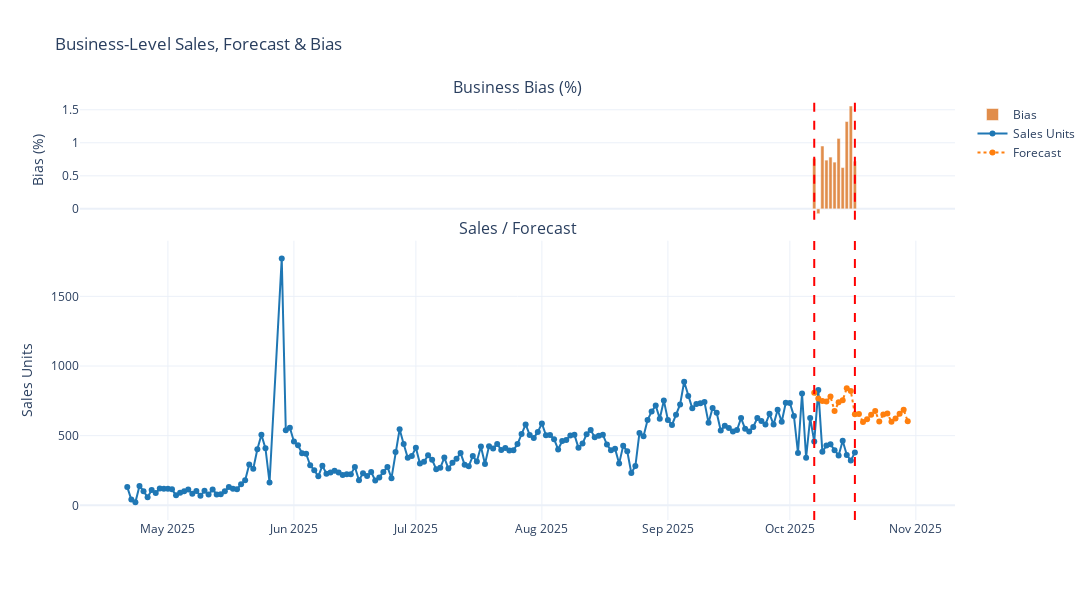

Source (notebook cell):
### Markdown cell above
# Business Summary

### Code cell
pdf, plot = FEVAL.plot_business_level(validation_data, EVALUATION_START_DATE=EVALUATION_START_DATE, EVALUATION_END_DATE=EVALUATION_END_DATE)
plot.show()

### Figure 1 — Plotly figure (JSON) as saved in the notebook; plotly's stock layout.template omitted (floating-point values rounded to 4 significant figures; data arrays with more than 128 entries replaced by an {"elided": "..."} marker saying what was removed)
{"data": [{"marker": {"color": "#D55E00"}, "name": "Bias", "opacity": 0.7, "type": "bar", "x": {"elided": "191 str values"}, "xaxis": "x", "y": {"elided": "191 float values"}, "yaxis": "y"}, {"line": {"color": "#1f77b4"}, "mode": "lines+markers", "name": "Sales Units", "type": "scatter", "x": {"elided": "191 str values"}, "xaxis": "x2", "y": {"elided": "191 int values"}, "yaxis": "y2"}, {"line": {"color": "#ff7f0e", "dash": "dot"}, "mode": "lines+markers", "name": "Forecast", "type": "scatter", "x": {"elided": "191 str values"}, "xaxis": "x2", "y": {"elided": "191 float values"}, "yaxis": "y2"}], "layout": {"annotations": [{"font": {"size": 16}, "showarrow": false, "text": "Business Bias (%)", "x": 0.5, "xanchor": "center", "xref": "paper", "y": 1, "yanchor": "bottom", "yref": "paper"}, {"font": {"size": 16}, "showarrow": false, "text": "Sales / Forecast", "x": 0.5, "xanchor": "center", "xref": "paper", "y": 0.665, "yanchor": "bottom", "yref": "paper"}], "height": 600, "shapes": [{"line": {"color": "#ff0000", "dash": "dash"}, "type": "line", "x0": "2025-10-07T00:00:00", "x1": "2025-10-07T00:00:00", "xref": "x", "y0": 0, "y1": 1, "yref": "y domain"}, {"line": {"color": "#ff0000", "dash": "dash"}, "type": "line", "x0": "2025-10-07T00:00:00", "x1": "2025-10-07T00:00:00", "xref": "x2", "y0": 0, "y1": 1, "yref": "y2 domain"}, {"line": {"color": "#ff0000", "dash": "dash"}, "type": "line", "x0": "2025-10-17T00:00:00", "x1": "2025-10-17T00:00:00", "xref": "x", "y0": 0, "y1": 1, "yref": "y domain"}, {"line": {"color": "#ff0000", "dash": "dash"}, "type": "line", "x0": "2025-10-17T00:00:00", "x1": "2025-10-17T00:00:00", "xref": "x2", "y0": 0, "y1": 1, "yref": "y2 domain"}], "title": {"text": "Business-Level Sales, Forecast & Bias"}, "width": 1100, "xaxis": {"anchor": "y", "domain": [0, 1], "matches": "x2", "showticklabels": false}, "xaxis2": {"anchor": "y2", "domain": [0, 1]}, "yaxis": {"anchor": "x", "domain": [0.715, 1], "title": {"text": "Bias (%)"}}, "yaxis2": {"anchor": "x2", "domain": [0, 0.665], "title": {"text": "Sales Units"}}}}
